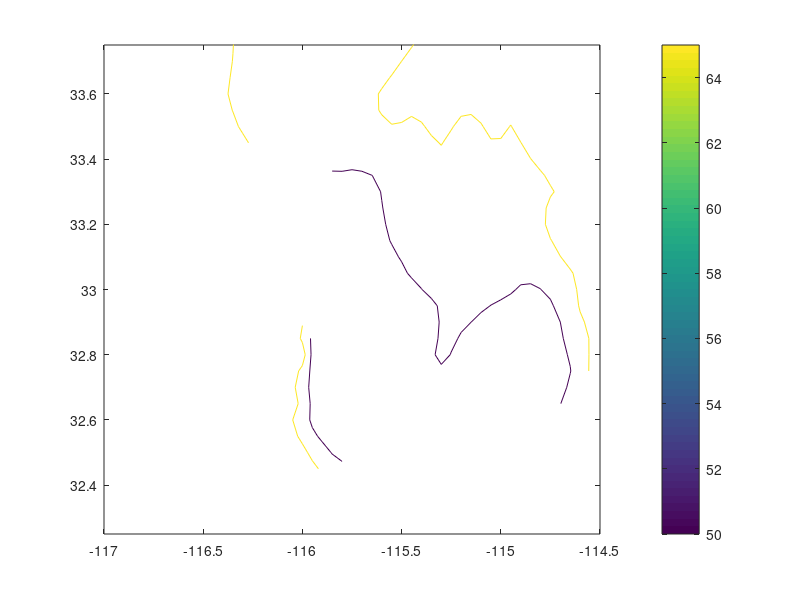
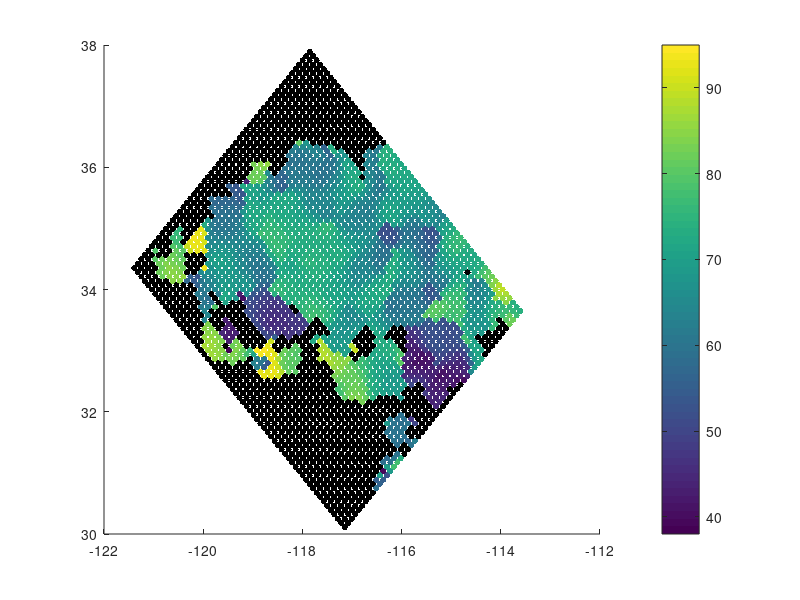

Recreate these plots in MATLAB, in order.
%format Lekic's LAB depths
clear, close all

model = dlmread('LAB_depths_in_Science_paper.txt');

%not a mesh grid so interpolate
lon    = model(:, 1);
lat    = model(:, 2);
depth  = model(:, 3);

lat_vec = 30:0.05:38;
lon_vec = -122:0.05:-113;

[LAT, LON] = meshgrid(lat_vec, lon_vec);

depth_grid = griddata(lat, lon, depth, LAT, LON);

%contourf(LON, LAT, depth_grid, 40:1:100);
contour(LON, LAT, depth_grid, [50 65]);%, 'Color', 'k', 'LineWidth', 2);
colorbar
xlim([-117 -114.5]);
ylim([32.25 33.75]);

figure
scatter(lon, lat, 20, depth, 'filled')
colorbar

save('LAB_depths', 'LON', 'LAT', 'depth_grid')